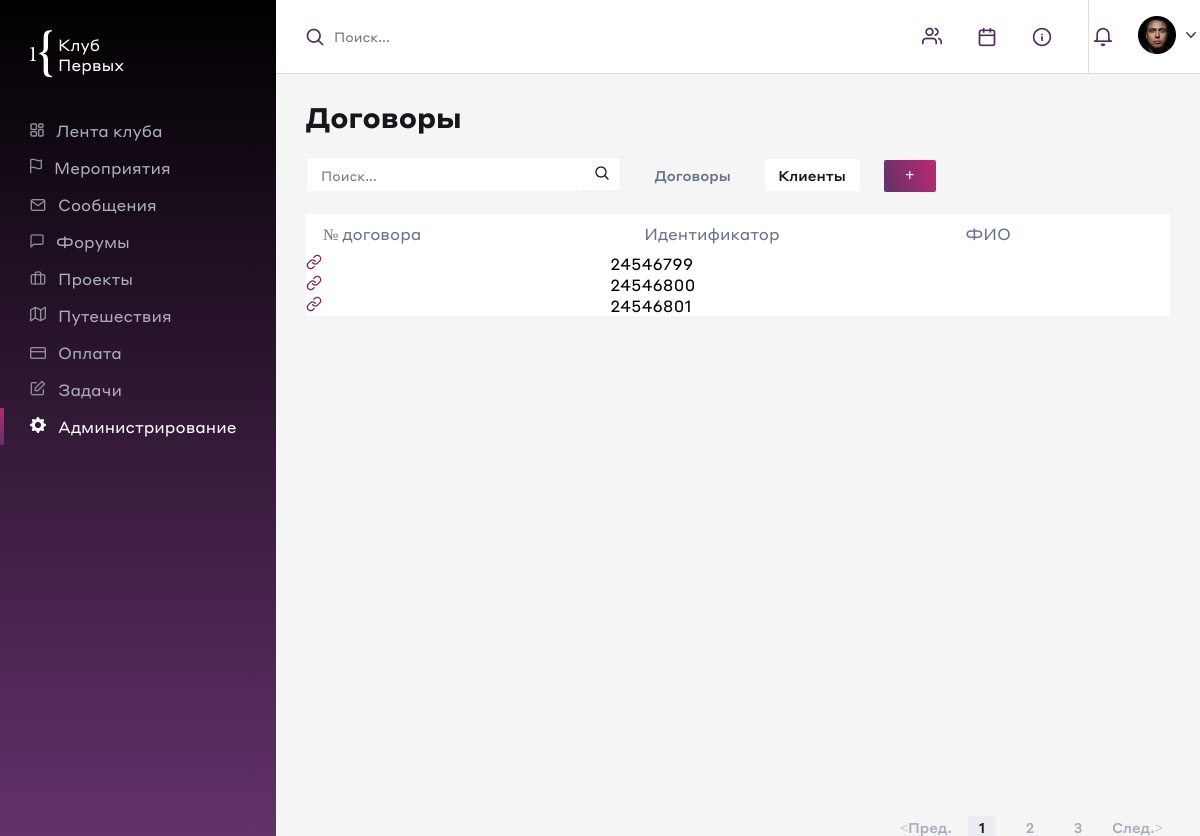
The app's page /contracts/ with its own data.
### main/models.py (models this page shows, shortened)
class Contract(models.Model):
    class Statuses(models.TextChoices):
        directed = 'Направлен', 'Направлен'
        signed = 'Подписан', 'Подписан'
        canceled = 'Отменен', 'Отменен'
        refusal = 'Отказ', 'Отказ'
    number = models.PositiveBigIntegerField('Номер договора', default=24546799, null=False)
    contract_template = models.ForeignKey(ContractTemplate, on_delete=models.CASCADE, null=False)
    payment = models.FileField('Счет на оплату', null=True, upload_to='payment/',
                               validators=[check_format_of_payment], blank=True)
    signed_contract = models.FileField('Подписанный договор', upload_to='signed_contract/',
                                       null=True)
    date_created = models.DateField('Дата генерации', default=timezone.now())
    date_signed = models.DateField('Дата подписания', blank=True, null=True)
    status = models.CharField('Статус', choices=Statuses.choices, default=Statuses.directed, max_length=50)
    full_name = models.CharField('ФИО', null=False, max_length=150)
    amount = models.PositiveIntegerField('Сумма', null=True)
    name = models.CharField('Название', max_length=300, null=False)
    passport = models.CharField('Паспорт', max_length=9, blank=True, null=True)
    email = models.EmailField('Почта', max_length=50, blank=True, null=True)
    phone = models.CharField('Телефон', max_length=20, blank=True, null=True)
    identifier = models.CharField('Индетификатор', max_length=50, blank=True, null=True)
    class Meta:
        verbose_name = 'Контракт'
        verbose_name_plural = 'Контракты'
    def get_absolute_url(self):
        return reverse('contract_detail', kwargs={'contract_number': str(self.number)})

### main/views.py (the view)
# urls.py: path('contracts/', views.ContractListView.as_view(), name='contract_list'),
class ContractListView(ContractListMixin, View):
    queryset = Contract.objects.all()
    template_name = 'contract_list.html'

### main/utils.py (called while the page is built)
    def get(self, request):
        paginator = Paginator(self.queryset, 5)
        page_number = request.GET.get('page')
        page_obj = paginator.get_page(page_number)
        template_name = self.template_name
        return render(request, template_name, {'contract_list': page_obj})

### templates/contract_list.html (shortened to what this page needs)
{% load static %}
<!DOCTYPE html>
<html lang="en">
<head>
    <link rel="stylesheet" href="{% static 'admin.css' %}" class="css" />
</head>
<body>
    <div class="admin_navbar">
        <div class="admin_navbar_logo"><img src="{% static 'admin_img/cotf_logo.png' %}"></div>
        <div class="admin_navbar_menu">
            <div class="admin_navbar_menu_item">
                <div class="item_indicator"></div>
                <div class="item_logo"><img src="{% static 'admin_img/panel/news.png' %}"></div>
                <div class="item_link">Лента клуба</div>
            </div>
            <div class="admin_navbar_menu_item">
                <div class="item_indicator"></div>
                <div class="item_logo"><img src="{% static 'admin_img/panel/merop.png' %}"></div>
                <div class="item_link">Мероприятия</div>
            </div>
            <div class="admin_navbar_menu_item">
                <div class="item_indicator"></div>
                <div class="item_logo"><img src="{% static 'admin_img/panel/messages.png' %}"></div>
                <div class="item_link">Сообщения</div>
            </div>
            <div class="admin_navbar_menu_item">
                <div class="item_indicator"></div>
                <div class="item_logo"><img src="{% static 'admin_img/panel/forums.png' %}"></div>
                <div class="item_link">Форумы</div>
            </div>
            <div class="admin_navbar_menu_item">
                <div class="item_indicator"></div>
                <div class="item_logo"><img src="{% static 'admin_img/panel/projs.png' %}"></div>
                <div class="item_link">Проекты</div>
            </div>
            <div class="admin_navbar_menu_item">
                <div class="item_indicator"></div>
                <div class="item_logo"><img src="{% static 'admin_img/panel/travels.png' %}"></div>
                <div class="item_link">Путешествия</div>
            </div>
            <div class="admin_navbar_menu_item">
                <div class="item_indicator"></div>
                <div class="item_logo"><img src="{% static 'admin_img/panel/pay.png' %}"></div>
                <div class="item_link">Оплата</div>
            </div>
            <div class="admin_navbar_menu_item">
                <div class="item_indicator"></div>
                <div class="item_logo"><img src="{% static 'admin_img/panel/tasks.png' %}"></div>
                <div class="item_link">Задачи</div>
            </div>
            <div class="admin_navbar_menu_item">
                <div class="item_indicator item_indicator_active"></div>
                <div class="item_logo"><img src="{% static 'admin_img/panel/administration.png' %}"></div>
                <div class="item_link item_link_active">Администрирование</div>
            </div>
        </div>
    </div>
    <div class="admin_content">
        <div class="searchbar">
            <div class="admin_panel_search">
                <div class="admin_search_box">
                    <div><img src="{% static 'admin_img/topabr/search_search.png' %}"></div>
                    <input type="text" placeholder="Поиск...">
                </div>
                <div class="admin_search_control">
                    <div><img src="{% static 'admin_img/topabr/peoples_search.png' %}"></div>
                    <div><img src="{% static 'admin_img/topabr/calendar_search.png' %}"></div>
                    <div><img src="{% static 'admin_img/topabr/news_search.png' %}"></div>
                </div>
            </div>
            <div class="admin_panel_cab_link">
                <div class="cab_link_col"><img src="{% static 'admin_img/topabr/colocol.png' %}"></div>
                <div class="cab_link_photo"><img src="{% static 'admin_img/topabr/photo.png' %}"></div>
                <div class="cab_link_dropdown"><img src="{% static 'admin_img/topabr/dropdown.png' %}"></div>
            </div>
        </div>
        <div class="main_content">
            <div class="admin_content_title">Договоры</div>
            <div class="admin_content_control_panel">
                <div class="admin_search" >
                    <input type="text" placeholder="Поиск..." />
                    <button><img src="{% static 'admin_img/search.png' %}"></button>
                </div>
                <div class="admin_template_link" ><a href="/">Договоры</a></div>
                <div class="admin_contract_link active_link" ><a href="{% url 'contract_list' %}">Клиенты</a></div>
                <div class="admin_create_template" ><a href="{% url 'tem_form' %}">+</a></div>
            </div>
            <div class="all_contract_wrapper">
                <div class="all_contract">
                    <div class="contract_table_header">
                        <div class="contract_table_header_td">№ договора</div>
                        <div class="contract_table_header_td">Идентификатор</div>
                        <div class="contract_table_header_td">ФИО</div>
                    </div>
                    {% for contracts in contract_list %}
                    <div class="contract_table_row">
                        <div class="contract_table_cell">
                            <a href="{{ contracts.get_absolute_url }}">
                                <img src="{% static 'admin_img/link_templ_creation.png' %}">
                            </a>
                        </div>
                        <div class="contract_table_cell">{{ contracts.number }}</div>
                    </div>
                    {% endfor %}
                </div>
            </div>
            <div class="admin_template_paginator">
                <div class="paginator_prev page_prev">&lt;Пред.</div>
                <div class="page_number active_page">1</div>
                <div class="page_number">2</div>
                <div class="page_number">3</div>
                <div class="paginator_next page_next">След.&gt;</div>
            </div>
        </div>
    </div>
</body>
</html>

### static/admin.css (style rules this page uses)
* { padding: 0; margin: 0; font-family: "Styrene A Web"; }
body { background-color: #f5f5f5; }
.admin_navbar { position: absolute; top: 0; bottom: 0; left: 0; width: 276px; background: linear-gradient(black, #63316B); color: white; }
.admin_content { position: absolute; top: 0; bottom: 0; right: 0; left: 276px; }
.main_content { height: calc(100% - 99px); padding-left: 30px; padding-right: 30px; padding-top: 25px; }
.admin_content_title { font-weight: bold; font-size: 28px; color: #17161A; }
.admin_content_control_panel { margin: 22px 0; }
.admin_search, .admin_template_link, .admin_contract_link, .admin_create_template { display: inline-block; }
.admin_search { width: 313px; height: 32px; background-color: white; margin-right: 20px; border: 1px solid #F1F1F1; font-size: 14px; line-height: 32px; }
.admin_template_link, .admin_contract_link { width: 95px; height: 32px; text-align: center; border-radius: 2px; font-weight: 500; font-size: 14px; line-height: 32px; margin-right: 20px; }
.active_link { background-color: white; }
.active_link a { color: #171619!important; }
.admin_template_link a, .admin_contract_link a, .admin_create_template a { text-decoration: none; color: #6A728A; }
.admin_search input { height: 28px; border-color: transparent; outline: none; padding-left: 12px; width: 259px; }
.admin_search button { height: 32px; width: 32px; background-color: transparent; border: none; }
.admin_create_template a { color: white!important; font-weight: 900; display: block; text-align: center; width: 52px; color: white; height: 32px; line-height: 30px; background: linear-gradient(71.59deg, #60326B 0%, #BD2971 100%); border-radius: 2px; }
.admin_template_paginator { float: right; display: flex; margin-top: 20px; }
.admin_template_paginator > div { margin: 0 10px; text-align: center; color: #A8AEBA; font-weight: 500; font-size: 14px; line-height: 22px; cursor: pointer; width: 28px; height: 25px; }
.active_page { background-color: #EAEEF2!important; color: #171619!important; }
.page_next, .page_prev { width: 48px!important; }
.contract_table_header_td { display: inline-block; line-height: 39px; color: #6A728A; padding-left: 17px; }
.contract_table_cell { display: inline-block; }
.all_contract { background-color: white; width: 4000px; }
.all_contract_wrapper { width: 100%; height: 79%; overflow: scroll; }
.contract_table_cell, .contract_table_header_td { width: 300px; }
.admin_navbar_logo { padding-left: 30px; padding-top: 30px; padding-bottom: 30px; }
.admin_navbar_menu_item { display: flex; align-items: center; }
.item_indicator { height: 37px; width: 4px; margin-right: 26px; background-color: transparent; }
.item_indicator_active { background: linear-gradient( #BA2971 0%,#63316B 100%); }
.item_logo { padding-right: 12px; }
.item_link { cursor: pointer; color: #A8AEBA; }
.item_link_active { color: white; }
.searchbar { height: 73px; width: 100%; background-color: white; display: flex; justify-content: space-between; border-bottom: 1px solid #E1DDD6; }
.admin_panel_cab_link { width: 12%; display: flex; align-items: center; justify-content: center; border-left: 1px solid #E1DDD6; }
.cab_link_col { margin-right: 25px; padding-top: 5px; }
.cab_link_photo { margin-right: 10px; }
.cab_link_dropdown { padding-bottom: 10px; }
.admin_panel_search { width: 88%; display: flex; justify-content: space-between; align-items: center; }
.admin_search_control, .admin_search_box { display: flex; }
.admin_search_control > div { padding-right: 36px; padding-top: 5px; }
.admin_search_box { padding-left: 30px; }
.admin_search_box input { border: none; outline: none; width: 580px; }
.admin_search_box > div { padding-top: 5px; padding-right: 10px; }

### records on screen
Contract: number "24546799"
Contract: number "24546800"
Contract: number "24546801"
